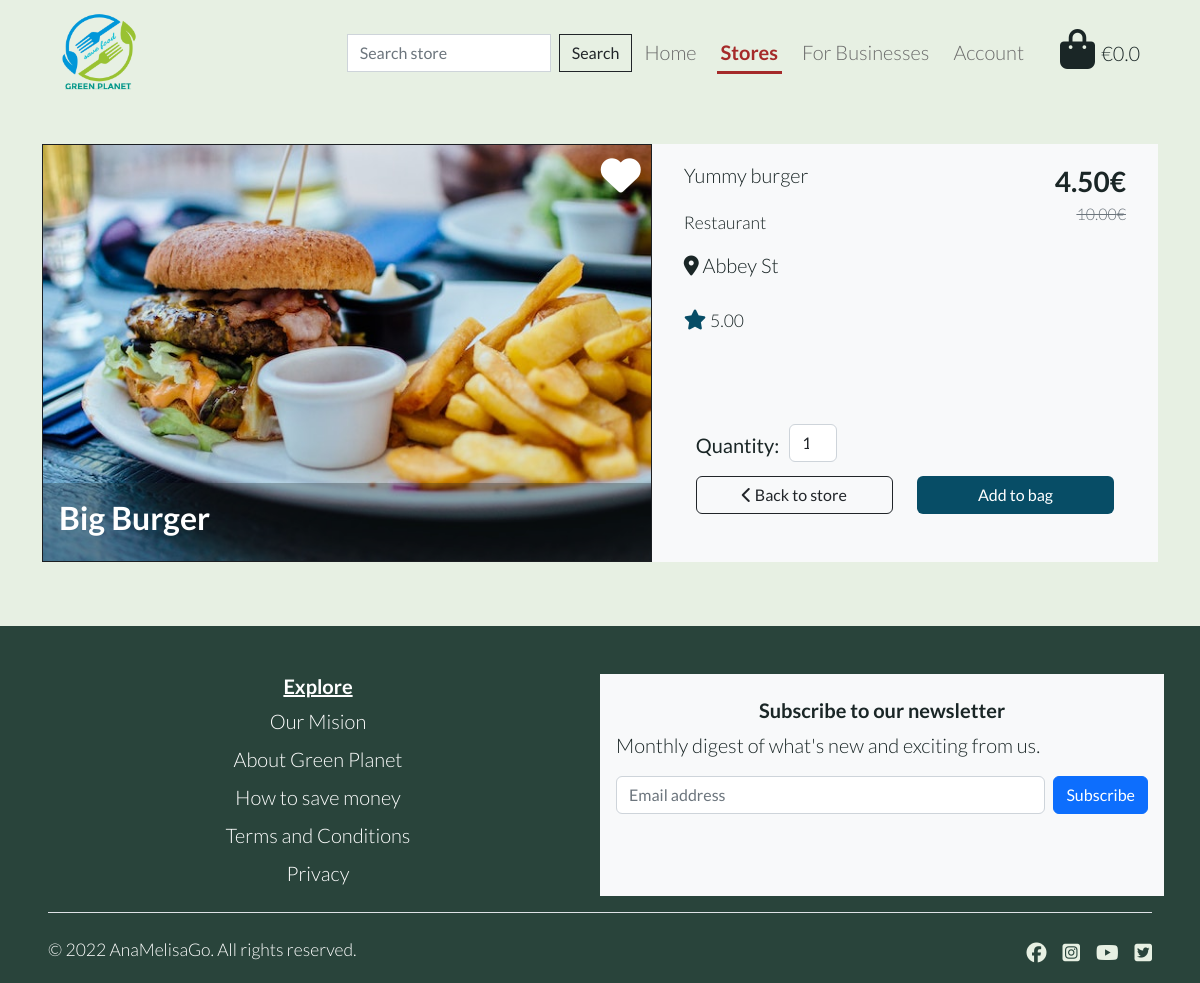
/stores/1, run on the app's committed database.
### store/models.py (models this page shows, shortened)
class Store(models.Model):
    business_type = models.ForeignKey(
        'BusinessType', null=True, blank=True, on_delete=models.SET_NULL
    )
    store_name = models.CharField(max_length=255)
    details = models.TextField()
    address = models.TextField()
    original_price = models.DecimalField(max_digits=6, decimal_places=2)
    price = models.DecimalField(max_digits=6, decimal_places=2)
    rating = models.DecimalField(
        max_digits=6, decimal_places=2, null=True, blank=True
    )
    favourites = models.ManyToManyField(
        User, related_name='favourite', default=None, blank=True
    )
    image = models.ImageField(null=True, blank=True)
    def __str__(self):
        return self.store_name

class BusinessType(models.Model):
    name = models.CharField(max_length=255)
    friendly_name = models.CharField(max_length=255, null=True, blank=True)

### store/views.py (the view)
# urls.py: path('<store_id>', views.store_detail, name='store_detail')
def store_detail(request, store_id):
    store = get_object_or_404(Store, pk=store_id)
    context = {
        'stores': 'active',
        'store': store,
    }
    return render(request, 'stores/store_detail.html', context)

### bag/contexts.py (called while the page is built, shortened)
def bag_contents(request):
    bag_items = []
    grand_total = 0
    bag = request.session.get('bag', {})
    context = {
        'bag_items': bag_items,
        'grand_total': grand_total,
    }
    return context

### store/templates/stores/store_detail.html (shortened to what this page needs)
{% extends "base.html" %}
{% load static %}
{% block content %}
<div class="container py-3 mb-5 d-lg-flex justify-content-center">
    <div class="card text-bg-dark rounded-0">
        <a class="hvr-icon-grow" href="#">
            <i class="fas fa-heart add-favourite fs-1 text-white hvr-icon"></i>
        </a>
        {% if store.image %}
        <a href="{{ store.image.url }}" target="_blank">
            <img src="{{ store.image.url }}" class="image-detail" alt="{{ store.store_name }}">
        </a>
        {% else %}
        <a href="#">
            <img src="{{ MEDIA_URL }}no-image.jpg" class="image-detail" alt="{{ store.store_name }}">
        </a>
        {% endif %}
        <div class="card-image-overlay">
            <h2 class="card-title fw-bold">{{ store.store_name }}</h2>
        </div>
    </div>
    <div class="bg-light px-lg-3">
        <div class="row p-3">
            <div class="col-8">
                <p>{{ store.details }}</p>
                <small>{{ store.business_type.friendly_name }}</small>
            </div>
            <div class="col-4">
                <p class="fw-bold text-end mb-0 fs-3">{{ store.price }}€</p>
                <p class="text-decoration-line-through text-end text-muted fs-6">{{ store.original_price }}€</p>
            </div>
            <div class="row">
                <div class="col-12 my-2">
                    <p><i class="fas fa-map-marker-alt"></i> {{ store.address }}</p>
                </div>
                <div class="col-12">
                    <p><i class="fas fa-star text-dark-ocean"></i> <small>{{ store.rating }}</small></p>
                </div>
            </div>
        </div>
        <form action="{% url 'add_item' store.id %}" method="POST">
            <div class="row pb-3 mx-3 mt-lg-5">
                <div class="col-12 d-flex">
                    <p class="mt-3"><strong>Quantity:</strong></p>
                    <div class="form-group w-50">
                        <div class="input-group">
                            <input class="form-control quantity-input" type="number" name="quantity" value="1" data-item_id="{{ store.id }}" id="id_qty_{{ store.id }}">
                        </div>
                    </div>
                </div>
                <div class="d-grid col-6 mx-auto">
                    <a href="{% url 'all_stores' %}" class="btn btn-outline-dark">
                        <span><i class="fas fa-chevron-left"></i></span>
                        <span>Back to store</span>
                    </a>
                </div>
                <div class="d-grid col-6 mx-auto">
                    <input type="submit" class="btn btn-dark-ocean" value="Add to bag">
                </div>
            </div>
        </form>
    </div>
</div>
{% endblock %}

### static/css/base.css (style rules this page uses)
:root { --planet-trans-cloud: rgba(194, 219, 232, 0.75); --planet-trans-black: rgba(26, 38, 38, 0.3); --planet-black-night: #1a2626; --planet-dark-tree: #29443b; --planet-dark-ocean: #074d66; --planet-sky-blue: #4a8da7; --planet-white-leaf: #e7f0e3; --planet-brown-leaf: #a52a2a; }
* { padding: 0; margin: 0; border: none; }
html { height: 100%; }
body { min-height: 100vh; display: flex; flex-direction: column; background-color: var(--planet-white-leaf); font-weight: 300; color: var(--planet-black-night); font-size: 20px; font-family: 'Lato', sans-serif; }
a { color: var(--planet-black-night); text-decoration: none; }
.text-dark-ocean { color: var(--planet-dark-ocean); }
.add-favourite { position: absolute; top: 10px; right: 10px; color: aquamarine; }
.image-detail { height: 26rem; width: 100%; }
.card-image-overlay { position: absolute; left: 0; bottom: 0; padding: var(--bs-card-img-overlay-padding); width: 100%; background-color: var(--planet-trans-black); }
.btn-dark-ocean { background-color: var(--planet-dark-ocean); color: #fff; }
.quantity-input { margin: 10px; max-width: 3rem; }

### data on the page
Store: image (picture), store_name "Big Burger", details "Yummy burger", business_type.friendly_name "Restaurant", price "4.50", original_price "10.00", address "Abbey St", rating "5.00", quantity "1"
